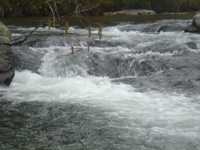
#> input picture test_images/08_dark_test2.jpg, 200 x 150 px, shrunk from 320 x 240 before the run
$ python linear_regression.py
#> lines starting #> are read from the running program, lines starting #| are printed output that depends on the picture
import numpy as np
import matplotlib.pyplot as plt
from PIL import Image
from skimage.color import rgb2hsv

# --------- Step 1: Ordered image paths ----------
image_paths = [
    '../test_images/08_dark_test2.jpg',
    '../test_images/07_bright_obstacles.jpg',
    '../test_images/11_bright_sky.jpg',
    '../test_images/01_dark_test.jpg',
    '../test_images/05_bright_physics.jpg',
    '../test_images/09_dark_obstacles.jpg',
    '../test_images/04_bright_brightest.jpg',
    '../test_images/06_bright_foam.jpg',
    '../test_images/03_bright_difference.jpg',
    '../test_images/02_bright_color.jpg'
]

# --------- Step 2: Compute mean brightness ----------
mean_brightness = []
for path in image_paths:
    image = Image.open(path).convert('RGB')
#> image is the input picture: PIL image 200x150 RGB; mean R, G, B 116, 121.1, 118.6
    image_np = np.array(image) / 255.0
    hsv = rgb2hsv(image_np)
#> hsv: shape (150, 200, 3) float64; mean of channels 0, 1, 2 0.424, 0.101, 0.48
    val_channel = hsv[:, :, 2]
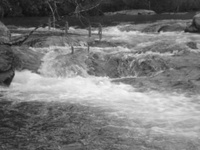
#> val_channel: shape (150, 200) float64; min 0.0549, max 0.969, mean 0.48
    mean_val = np.mean(val_channel)
#> mean_val = 0.48
#> (the run stopped early here; a loop or call above may not have finished)
